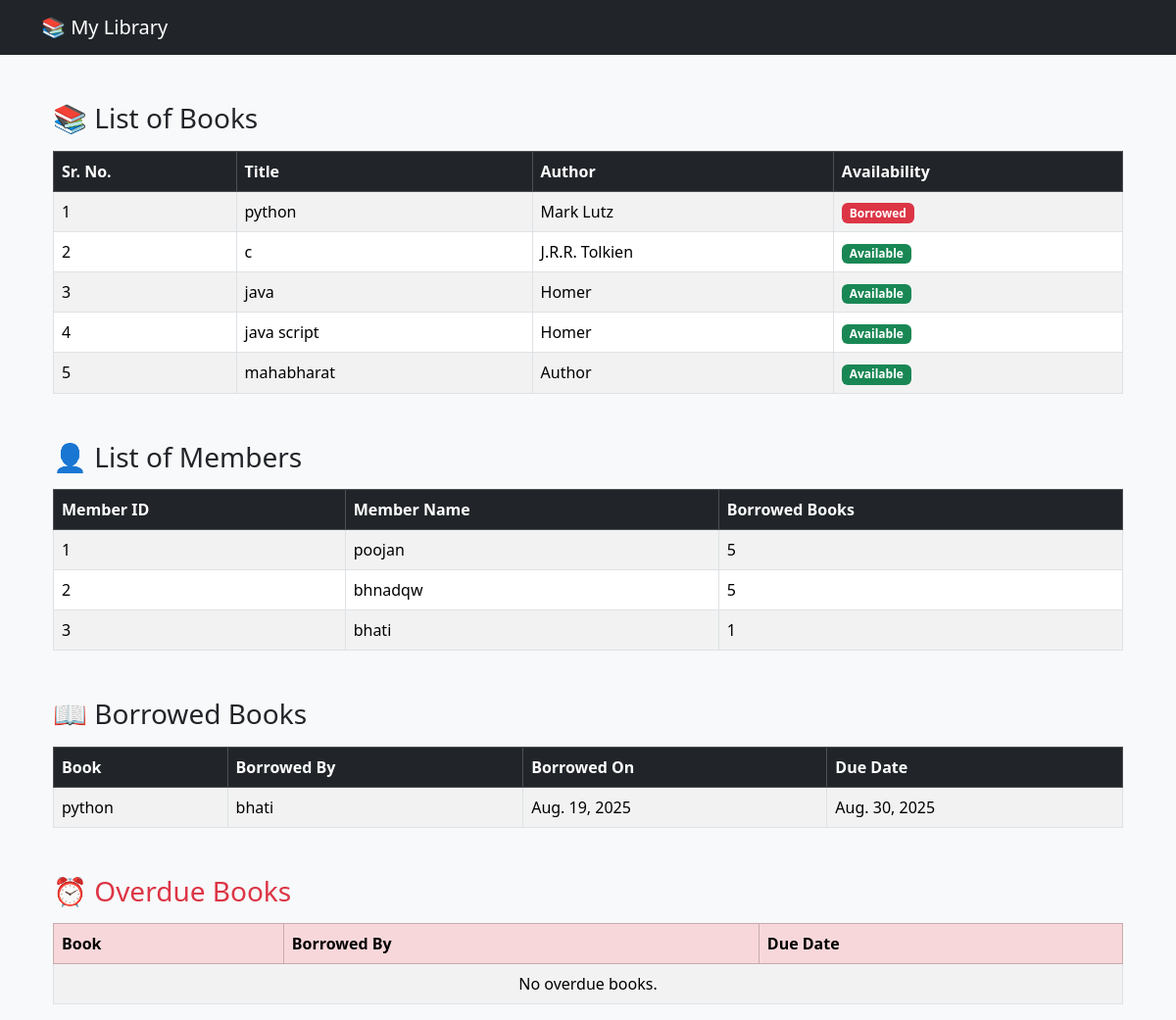
The page / on the database its author committed.
### book/models.py (models this page shows, shortened)
class Book(models.Model):
    id = models.AutoField(primary_key=True)
    title = models.CharField(max_length=50)
    category = models.CharField(max_length=50)
    author = models.ForeignKey(Author, on_delete=models.CASCADE)
    is_available = models.BooleanField(default=True)
    member = models.ForeignKey(Member, on_delete=models.SET_NULL, null=True, blank=True)
    issue_date = models.DateField(null=True, blank=True)
    due_date = models.DateField(null=True, blank=True)
    return_date = models.DateField(null=True, blank=True)

class Author(models.Model):
    id = models.AutoField(primary_key=True)
    name = models.CharField(max_length=50)
    def __str__(self):
        return self.name

class Member(models.Model):
    id = models.AutoField(primary_key=True)
    name = models.CharField(max_length=50)
    email = models.EmailField(max_length=80, unique=True)
    join_date = models.DateField(default=date.today)
    borrowed_books = models.IntegerField(default=0)

### book/views.py (the view)
# urls.py: path('',dashboard),
def dashboard(request):
    all_books = Book.objects.all()
    all_members = Member.objects.all()
    borrowed_books = Book.objects.filter(is_available=False)
    overdue_books = Book.objects.filter(due_date__lt=timezone.now(), is_available=False)
    context = {
        'books': all_books,
        'members': all_members,
        'borrowed_books': borrowed_books,
        'overdue_books': overdue_books,
    }
    return render(request, "book/dashboard.html", context=context)

### book/templates/book/dashboard.html
{% extends "book/base.html" %}
{% block content %}
<div class="container mt-5">
  <h3 class="mb-3">📚 List of Books</h3>
  <table class="table table-bordered table-striped">
    <thead class="table-dark">
      <tr>
        <th>Sr. No.</th>
        <th>Title</th>
        <th>Author</th>
        <th>Availability</th>
      </tr>
    </thead>
    <tbody>
      {% for book in books %}
      <tr>
        <td>{{ forloop.counter }}</td>
        <td>{{ book.title }}</td>
        <td>{{ book.author }}</td>
        <td>
          {% if book.is_available %}
            <span class="badge bg-success">Available</span>
          {% else %}
            <span class="badge bg-danger">Borrowed</span>
          {% endif %}
        </td>
      </tr>
      {% empty %}
      <tr><td colspan="4" class="text-center">No books found.</td></tr>
      {% endfor %}
    </tbody>
  </table>
  <h3 class="mt-5 mb-3">👤 List of Members</h3>
  <table class="table table-bordered table-striped">
    <thead class="table-dark">
      <tr>
        <th>Member ID</th>
        <th>Member Name</th>
        <th>Borrowed Books</th>
      </tr>
    </thead>
    <tbody>
      {% for member in members %}
      <tr>
        <td>{{ member.id }}</td>
        <td>{{ member.name }}</td>
        <td>{{ member.borrowed_books}}</td>
      </tr>
      {% empty %}
      <tr><td colspan="2" class="text-center">No members found.</td></tr>
      {% endfor %}
    </tbody>
  </table>
  <h3 class="mt-5 mb-3">📖 Borrowed Books</h3>
  <table class="table table-bordered table-striped">
    <thead class="table-dark">
      <tr>
        <th>Book</th>
        <th>Borrowed By</th>
        <th>Borrowed On</th>
        <th>Due Date</th>
      </tr>
    </thead>
    <tbody>
      {% for borrow in borrowed_books %}
      <tr>
        <td>{{ borrow.title }}</td>
        <td>{{ borrow.member.name }}</td>
        <td>{{ borrow.issue_date }}</td>
        <td>{{ borrow.due_date }}</td>
      </tr>
      {% empty %}
      <tr><td colspan="4" class="text-center">No borrowed books.</td></tr>
      {% endfor %}
    </tbody>
  </table>
  <h3 class="mt-5 mb-3 text-danger">⏰ Overdue Books</h3>
  <table class="table table-bordered table-striped">
    <thead class="table-danger">
      <tr>
        <th>Book</th>
        <th>Borrowed By</th>
        <th>Due Date</th>
      </tr>
    </thead>
    <tbody>
      {% for overdue in overdue_books %}
      <tr>
        <td>{{ overdue.title }}</td>
        <td>{{ overdue.member.name }}</td>
        <td>{{ overdue.due_date }}</td>
      </tr>
      {% empty %}
      <tr><td colspan="4" class="text-center">No overdue books.</td></tr>
      {% endfor %}
    </tbody>
  </table>
</div>
{% endblock %}

### rows shown on the page
Book: title "python", author "Mark Lutz", is_available "Borrowed", member.name "bhati", issue_date "Aug. 19, 2025", due_date "Aug. 30, 2025"
Book: title "c", author "J.R.R. Tolkien", is_available "Available"
Book: title "java", author "Homer", is_available "Available"
Book: title "java script", author "Homer", is_available "Available"
Book: title "mahabharat", author "Author", is_available "Available"
Member: id "1", name "poojan", borrowed_books "5"
Member: id "2", name "bhnadqw", borrowed_books "5"
Member: id "3", name "bhati", borrowed_books "1"
